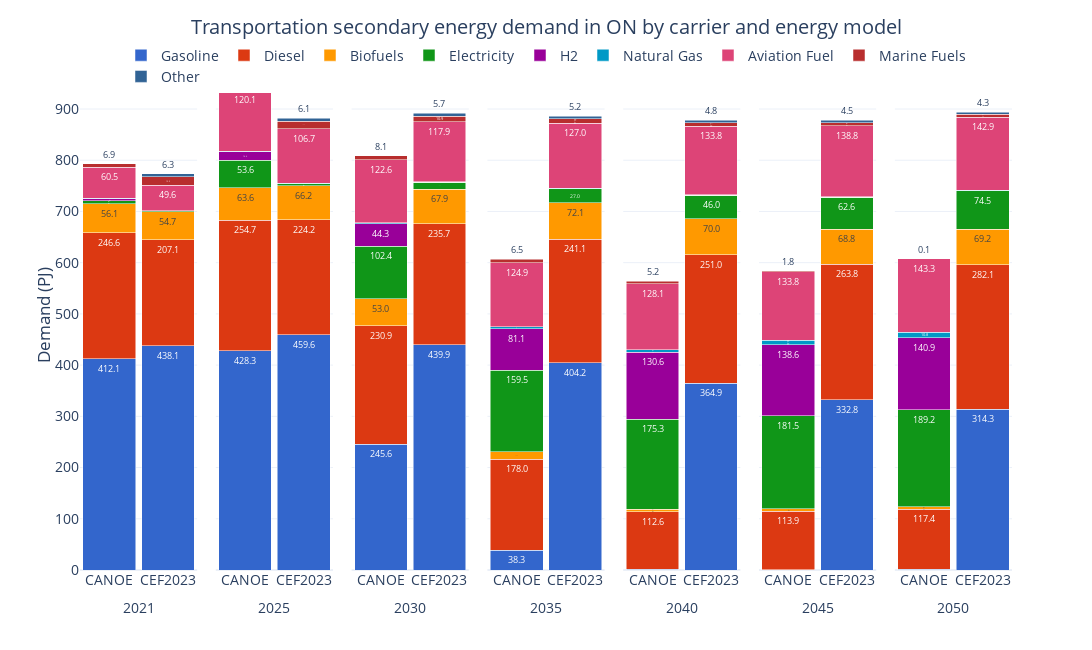

The code cell stored with this chart in its notebook:
### Code cell
bau23_fig = bau23_demand[(bau23_demand['Sector'] == 'Transportation') & (bau23_demand['Carrier'] != 'Total End-Use')].copy()
ref_fig = ref_trnact[(ref_trnact['Mode'] == 'Fuel use') & (ref_trnact['Carrier'] != 'Other')].copy()
carrier_order = ['Gasoline', 'Diesel', 'Biofuels', 'Electricity', 'H2', 'Natural Gas', 'Aviation Fuel', 'Marine Fuels', 'Other']

bau23_fig['Source'] = 'CEF2023'
ref_fig['Source'] = 'CANOE'
fig_df = pd.concat([ref_fig[['Period', 'Demand (PJ)', 'Carrier', 'Source']], bau23_fig[['Period', 'Demand (PJ)', 'Carrier', 'Source']]])

fig_df['Carrier'] = fig_df['Carrier'].apply(carrier_grouping)
fig_df = fig_df.groupby(['Period', 'Carrier', 'Source'], as_index=False).sum('Demand (PJ)')
fig_df['Carrier'] = pd.Categorical(fig_df['Carrier'], categories=carrier_order, ordered=True)
fig_df = fig_df.sort_values(['Carrier', 'Period'])

fig = px.bar(fig_df, 
             x='Source', 
             y='Demand (PJ)', 
             color='Carrier', 
             barmode='stack', 
             facet_col='Period',
             facet_col_spacing=2E-2,
             template='plotly_white',
             color_discrete_sequence=px.colors.qualitative.G10[:7] + px.colors.qualitative.G10[8:],
             text_auto='.1f',
            #  text='Demand (PJ)_sum'
             width=1150, height=650,
             )

fig.update_layout(title=dict(
        text='Transportation secondary energy demand in ON by carrier and energy model',
        x=0.5, 
        y=0.97,
        xanchor='center',
        yanchor='top'
    ),
    xaxis=dict(title='Period'),
    yaxis=dict(title='Demand (PJ)',
               dtick=100),
    yaxis_title_standoff=0,
    legend_title_text='',
    bargap=0.1,
    legend=dict(
        orientation='h',  
        yanchor='top',
        y=1.04,  
        xanchor='center',
        x=0.5),
    font=dict(
        # family="Open Sans",
        size=14)
    )

for annotation in fig.layout.annotations:
    annotation.text = annotation.text.split('=')[1]
    annotation.y = -0.05  
    annotation.yanchor = 'top' 

for axis in fig.layout:
    if axis.startswith('yaxis'):
        fig.layout[axis].dtick = 100

for axis in fig.layout:
    if axis.startswith('xaxis'):
        fig.layout[axis].title.text = ''

fig.for_each_trace(lambda trace: trace.update(textfont=dict(size=9)))

fig.show()
# fig.write_image("trn_demand.svg", scale=1, engine='kaleido')

### Figure 1 — Plotly figure (JSON) as saved in the notebook; plotly's stock layout.template omitted (floating-point values rounded to 4 significant figures)
{"data": [{"alignmentgroup": "True", "hovertemplate": "Carrier=Gasoline<br>Period=2021<br>Source=%{x}<br>Demand (PJ)=%{y}<extra></extra>", "legendgroup": "Gasoline", "marker": {"color": "#3366CC", "pattern": {"shape": ""}}, "name": "Gasoline", "offsetgroup": "Gasoline", "orientation": "v", "showlegend": true, "textfont": {"size": 9}, "textposition": "auto", "texttemplate": "%{y:.1f}", "type": "bar", "x": ["CANOE", "CEF2023"], "xaxis": "x", "y": [412.1, 438.1], "yaxis": "y"}, {"alignmentgroup": "True", "hovertemplate": "Carrier=Gasoline<br>Period=2025<br>Source=%{x}<br>Demand (PJ)=%{y}<extra></extra>", "legendgroup": "Gasoline", "marker": {"color": "#3366CC", "pattern": {"shape": ""}}, "name": "Gasoline", "offsetgroup": "Gasoline", "orientation": "v", "showlegend": false, "textfont": {"size": 9}, "textposition": "auto", "texttemplate": "%{y:.1f}", "type": "bar", "x": ["CANOE", "CEF2023"], "xaxis": "x2", "y": [428.3, 459.6], "yaxis": "y2"}, {"alignmentgroup": "True", "hovertemplate": "Carrier=Gasoline<br>Period=2030<br>Source=%{x}<br>Demand (PJ)=%{y}<extra></extra>", "legendgroup": "Gasoline", "marker": {"color": "#3366CC", "pattern": {"shape": ""}}, "name": "Gasoline", "offsetgroup": "Gasoline", "orientation": "v", "showlegend": false, "textfont": {"size": 9}, "textposition": "auto", "texttemplate": "%{y:.1f}", "type": "bar", "x": ["CANOE", "CEF2023"], "xaxis": "x3", "y": [245.6, 439.9], "yaxis": "y3"}, {"alignmentgroup": "True", "hovertemplate": "Carrier=Gasoline<br>Period=2035<br>Source=%{x}<br>Demand (PJ)=%{y}<extra></extra>", "legendgroup": "Gasoline", "marker": {"color": "#3366CC", "pattern": {"shape": ""}}, "name": "Gasoline", "offsetgroup": "Gasoline", "orientation": "v", "showlegend": false, "textfont": {"size": 9}, "textposition": "auto", "texttemplate": "%{y:.1f}", "type": "bar", "x": ["CANOE", "CEF2023"], "xaxis": "x4", "y": [38.29, 404.2], "yaxis": "y4"}, {"alignmentgroup": "True", "hovertemplate": "Carrier=Gasoline<br>Period=2040<br>Source=%{x}<br>Demand (PJ)=%{y}<extra></extra>", "legendgroup": "Gasoline", "marker": {"color": "#3366CC", "pattern": {"shape": ""}}, "name": "Gasoline", "offsetgroup": "Gasoline", "orientation": "v", "showlegend": false, "textfont": {"size": 9}, "textposition": "auto", "texttemplate": "%{y:.1f}", "type": "bar", "x": ["CANOE", "CEF2023"], "xaxis": "x5", "y": [1.314, 364.9], "yaxis": "y5"}, {"alignmentgroup": "True", "hovertemplate": "Carrier=Gasoline<br>Period=2045<br>Source=%{x}<br>Demand (PJ)=%{y}<extra></extra>", "legendgroup": "Gasoline", "marker": {"color": "#3366CC", "pattern": {"shape": ""}}, "name": "Gasoline", "offsetgroup": "Gasoline", "orientation": "v", "showlegend": false, "textfont": {"size": 9}, "textposition": "auto", "texttemplate": "%{y:.1f}", "type": "bar", "x": ["CANOE", "CEF2023"], "xaxis": "x6", "y": [0.8902, 332.8], "yaxis": "y6"}, {"alignmentgroup": "True", "hovertemplate": "Carrier=Gasoline<br>Period=2050<br>Source=%{x}<br>Demand (PJ)=%{y}<extra></extra>", "legendgroup": "Gasoline", "marker": {"color": "#3366CC", "pattern": {"shape": ""}}, "name": "Gasoline", "offsetgroup": "Gasoline", "orientation": "v", "showlegend": false, "textfont": {"size": 9}, "textposition": "auto", "texttemplate": "%{y:.1f}", "type": "bar", "x": ["CANOE", "CEF2023"], "xaxis": "x7", "y": [1.071, 314.3], "yaxis": "y7"}, {"alignmentgroup": "True", "hovertemplate": "Carrier=Diesel<br>Period=2021<br>Source=%{x}<br>Demand (PJ)=%{y}<extra></extra>", "legendgroup": "Diesel", "marker": {"color": "#DC3912", "pattern": {"shape": ""}}, "name": "Diesel", "offsetgroup": "Diesel", "orientation": "v", "showlegend": true, "textfont": {"size": 9}, "textposition": "auto", "texttemplate": "%{y:.1f}", "type": "bar", "x": ["CANOE", "CEF2023"], "xaxis": "x", "y": [246.6, 207.1], "yaxis": "y"}, {"alignmentgroup": "True", "hovertemplate": "Carrier=Diesel<br>Period=2025<br>Source=%{x}<br>Demand (PJ)=%{y}<extra></extra>", "legendgroup": "Diesel", "marker": {"color": "#DC3912", "pattern": {"shape": ""}}, "name": "Diesel", "offsetgroup": "Diesel", "orientation": "v", "showlegend": false, "textfont": {"size": 9}, "textposition": "auto", "texttemplate": "%{y:.1f}", "type": "bar", "x": ["CANOE", "CEF2023"], "xaxis": "x2", "y": [254.7, 224.2], "yaxis": "y2"}, {"alignmentgroup": "True", "hovertemplate": "Carrier=Diesel<br>Period=2030<br>Source=%{x}<br>Demand (PJ)=%{y}<extra></extra>", "legendgroup": "Diesel", "marker": {"color": "#DC3912", "pattern": {"shape": ""}}, "name": "Diesel", "offsetgroup": "Diesel", "orientation": "v", "showlegend": false, "textfont": {"size": 9}, "textposition": "auto", "texttemplate": "%{y:.1f}", "type": "bar", "x": ["CANOE", "CEF2023"], "xaxis": "x3", "y": [230.9, 235.7], "yaxis": "y3"}, {"alignmentgroup": "True", "hovertemplate": "Carrier=Diesel<br>Period=2035<br>Source=%{x}<br>Demand (PJ)=%{y}<extra></extra>", "legendgroup": "Diesel", "marker": {"color": "#DC3912", "pattern": {"shape": ""}}, "name": "Diesel", "offsetgroup": "Diesel", "orientation": "v", "showlegend": false, "textfont": {"size": 9}, "textposition": "auto", "texttemplate": "%{y:.1f}", "type": "bar", "x": ["CANOE", "CEF2023"], "xaxis": "x4", "y": [178.0, 241.1], "yaxis": "y4"}, {"alignmentgroup": "True", "hovertemplate": "Carrier=Diesel<br>Period=2040<br>Source=%{x}<br>Demand (PJ)=%{y}<extra></extra>", "legendgroup": "Diesel", "marker": {"color": "#DC3912", "pattern": {"shape": ""}}, "name": "Diesel", "offsetgroup": "Diesel", "orientation": "v", "showlegend": false, "textfont": {"size": 9}, "textposition": "auto", "texttemplate": "%{y:.1f}", "type": "bar", "x": ["CANOE", "CEF2023"], "xaxis": "x5", "y": [112.6, 251.0], "yaxis": "y5"}, {"alignmentgroup": "True", "hovertemplate": "Carrier=Diesel<br>Period=2045<br>Source=%{x}<br>Demand (PJ)=%{y}<extra></extra>", "legendgroup": "Diesel", "marker": {"color": "#DC3912", "pattern": {"shape": ""}}, "name": "Diesel", "offsetgroup": "Diesel", "orientation": "v", "showlegend": false, "textfont": {"size": 9}, "textposition": "auto", "texttemplate": "%{y:.1f}", "type": "bar", "x": ["CANOE", "CEF2023"], "xaxis": "x6", "y": [113.9, 263.8], "yaxis": "y6"}, {"alignmentgroup": "True", "hovertemplate": "Carrier=Diesel<br>Period=2050<br>Source=%{x}<br>Demand (PJ)=%{y}<extra></extra>", "legendgroup": "Diesel", "marker": {"color": "#DC3912", "pattern": {"shape": ""}}, "name": "Diesel", "offsetgroup": "Diesel", "orientation": "v", "showlegend": false, "textfont": {"size": 9}, "textposition": "auto", "texttemplate": "%{y:.1f}", "type": "bar", "x": ["CANOE", "CEF2023"], "xaxis": "x7", "y": [117.4, 282.1], "yaxis": "y7"}, {"alignmentgroup": "True", "hovertemplate": "Carrier=Biofuels<br>Period=2021<br>Source=%{x}<br>Demand (PJ)=%{y}<extra></extra>", "legendgroup": "Biofuels", "marker": {"color": "#FF9900", "pattern": {"shape": ""}}, "name": "Biofuels", "offsetgroup": "Biofuels", "orientation": "v", "showlegend": true, "textfont": {"size": 9}, "textposition": "auto", "texttemplate": "%{y:.1f}", "type": "bar", "x": ["CANOE", "CEF2023"], "xaxis": "x", "y": [56.06, 54.67], "yaxis": "y"}, {"alignmentgroup": "True", "hovertemplate": "Carrier=Biofuels<br>Period=2025<br>Source=%{x}<br>Demand (PJ)=%{y}<extra></extra>", "legendgroup": "Biofuels", "marker": {"color": "#FF9900", "pattern": {"shape": ""}}, "name": "Biofuels", "offsetgroup": "Biofuels", "orientation": "v", "showlegend": false, "textfont": {"size": 9}, "textposition": "auto", "texttemplate": "%{y:.1f}", "type": "bar", "x": ["CANOE", "CEF2023"], "xaxis": "x2", "y": [63.55, 66.16], "yaxis": "y2"}, {"alignmentgroup": "True", "hovertemplate": "Carrier=Biofuels<br>Period=2030<br>Source=%{x}<br>Demand (PJ)=%{y}<extra></extra>", "legendgroup": "Biofuels", "marker": {"color": "#FF9900", "pattern": {"shape": ""}}, "name": "Biofuels", "offsetgroup": "Biofuels", "orientation": "v", "showlegend": false, "textfont": {"size": 9}, "textposition": "auto", "texttemplate": "%{y:.1f}", "type": "bar", "x": ["CANOE", "CEF2023"], "xaxis": "x3", "y": [52.96, 67.86], "yaxis": "y3"}, {"alignmentgroup": "True", "hovertemplate": "Carrier=Biofuels<br>Period=2035<br>Source=%{x}<br>Demand (PJ)=%{y}<extra></extra>", "legendgroup": "Biofuels", "marker": {"color": "#FF9900", "pattern": {"shape": ""}}, "name": "Biofuels", "offsetgroup": "Biofuels", "orientation": "v", "showlegend": false, "textfont": {"size": 9}, "textposition": "auto", "texttemplate": "%{y:.1f}", "type": "bar", "x": ["CANOE", "CEF2023"], "xaxis": "x4", "y": [14.17, 72.07], "yaxis": "y4"}, {"alignmentgroup": "True", "hovertemplate": "Carrier=Biofuels<br>Period=2040<br>Source=%{x}<br>Demand (PJ)=%{y}<extra></extra>", "legendgroup": "Biofuels", "marker": {"color": "#FF9900", "pattern": {"shape": ""}}, "name": "Biofuels", "offsetgroup": "Biofuels", "orientation": "v", "showlegend": false, "textfont": {"size": 9}, "textposition": "auto", "texttemplate": "%{y:.1f}", "type": "bar", "x": ["CANOE", "CEF2023"], "xaxis": "x5", "y": [4.922, 70.05], "yaxis": "y5"}, {"alignmentgroup": "True", "hovertemplate": "Carrier=Biofuels<br>Period=2045<br>Source=%{x}<br>Demand (PJ)=%{y}<extra></extra>", "legendgroup": "Biofuels", "marker": {"color": "#FF9900", "pattern": {"shape": ""}}, "name": "Biofuels", "offsetgroup": "Biofuels", "orientation": "v", "showlegend": false, "textfont": {"size": 9}, "textposition": "auto", "texttemplate": "%{y:.1f}", "type": "bar", "x": ["CANOE", "CEF2023"], "xaxis": "x6", "y": [4.904, 68.84], "yaxis": "y6"}, {"alignmentgroup": "True", "hovertemplate": "Carrier=Biofuels<br>Period=2050<br>Source=%{x}<br>Demand (PJ)=%{y}<extra></extra>", "legendgroup": "Biofuels", "marker": {"color": "#FF9900", "pattern": {"shape": ""}}, "name": "Biofuels", "offsetgroup": "Biofuels", "orientation": "v", "showlegend": false, "textfont": {"size": 9}, "textposition": "auto", "texttemplate": "%{y:.1f}", "type": "bar", "x": ["CANOE", "CEF2023"], "xaxis": "x7", "y": [5.081, 69.21], "yaxis": "y7"}, {"alignmentgroup": "True", "hovertemplate": "Carrier=Electricity<br>Period=2021<br>Source=%{x}<br>Demand (PJ)=%{y}<extra></extra>", "legendgroup": "Electricity", "marker": {"color": "#109618", "pattern": {"shape": ""}}, "name": "Electricity", "offsetgroup": "Electricity", "orientation": "v", "showlegend": true, "textfont": {"size": 9}, "textposition": "auto", "texttemplate": "%{y:.1f}", "type": "bar", "x": ["CANOE", "CEF2023"], "xaxis": "x", "y": [5.965, 1.288], "yaxis": "y"}, {"alignmentgroup": "True", "hovertemplate": "Carrier=Electricity<br>Period=2025<br>Source=%{x}<br>Demand (PJ)=%{y}<extra></extra>", "legendgroup": "Electricity", "marker": {"color": "#109618", "pattern": {"shape": ""}}, "name": "Electricity", "offsetgroup": "Electricity", "orientation": "v", "showlegend": false, "textfont": {"size": 9}, "textposition": "auto", "texttemplate": "%{y:.1f}", "type": "bar", "x": ["CANOE", "CEF2023"], "xaxis": "x2", "y": [53.57, 4.446], "yaxis": "y2"}, {"alignmentgroup": "True", "hovertemplate": "Carrier=Electricity<br>Period=2030<br>Source=%{x}<br>Demand (PJ)=%{y}<extra></extra>", "legendgroup": "Electricity", "marker": {"color": "#109618", "pattern": {"shape": ""}}, "name": "Electricity", "offsetgroup": "Electricity", "orientation": "v", "showlegend": false, "textfont": {"size": 9}, "textposition": "auto", "texttemplate": "%{y:.1f}", "type": "bar", "x": ["CANOE", "CEF2023"], "xaxis": "x3", "y": [102.4, 13.3], "yaxis": "y3"}, {"alignmentgroup": "True", "hovertemplate": "Carrier=Electricity<br>Period=2035<br>Source=%{x}<br>Demand (PJ)=%{y}<extra></extra>", "legendgroup": "Electricity", "marker": {"color": "#109618", "pattern": {"shape": ""}}, "name": "Electricity", "offsetgroup": "Electricity", "orientation": "v", "showlegend": false, "textfont": {"size": 9}, "textposition": "auto", "texttemplate": "%{y:.1f}", "type": "bar", "x": ["CANOE", "CEF2023"], "xaxis": "x4", "y": [159.5, 27.01], "yaxis": "y4"}, {"alignmentgroup": "True", "hovertemplate": "Carrier=Electricity<br>Period=2040<br>Source=%{x}<br>Demand (PJ)=%{y}<extra></extra>", "legendgroup": "Electricity", "marker": {"color": "#109618", "pattern": {"shape": ""}}, "name": "Electricity", "offsetgroup": "Electricity", "orientation": "v", "showlegend": false, "textfont": {"size": 9}, "textposition": "auto", "texttemplate": "%{y:.1f}", "type": "bar", "x": ["CANOE", "CEF2023"], "xaxis": "x5", "y": [175.3, 46.04], "yaxis": "y5"}, {"alignmentgroup": "True", "hovertemplate": "Carrier=Electricity<br>Period=2045<br>Source=%{x}<br>Demand (PJ)=%{y}<extra></extra>", "legendgroup": "Electricity", "marker": {"color": "#109618", "pattern": {"shape": ""}}, "name": "Electricity", "offsetgroup": "Electricity", "orientation": "v", "showlegend": false, "textfont": {"size": 9}, "textposition": "auto", "texttemplate": "%{y:.1f}", "type": "bar", "x": ["CANOE", "CEF2023"], "xaxis": "x6", "y": [181.5, 62.58], "yaxis": "y6"}, {"alignmentgroup": "True", "hovertemplate": "Carrier=Electricity<br>Period=2050<br>Source=%{x}<br>Demand (PJ)=%{y}<extra></extra>", "legendgroup": "Electricity", "marker": {"color": "#109618", "pattern": {"shape": ""}}, "name": "Electricity", "offsetgroup": "Electricity", "orientation": "v", "showlegend": false, "textfont": {"size": 9}, "textposition": "auto", "texttemplate": "%{y:.1f}", "type": "bar", "x": ["CANOE", "CEF2023"], "xaxis": "x7", "y": [189.2, 74.53], "yaxis": "y7"}, {"alignmentgroup": "True", "hovertemplate": "Carrier=H2<br>Period=2021<br>Source=%{x}<br>Demand (PJ)=%{y}<extra></extra>", "legendgroup": "H2", "marker": {"color": "#990099", "pattern": {"shape": ""}}, "name": "H2", "offsetgroup": "H2", "orientation": "v", "showlegend": true, "textfont": {"size": 9}, "textposition": "auto", "texttemplate": "%{y:.1f}", "type": "bar", "x": ["CANOE", "CEF2023"], "xaxis": "x", "y": [4.513, 0.0001], "yaxis": "y"}, {"alignmentgroup": "True", "hovertemplate": "Carrier=H2<br>Period=2025<br>Source=%{x}<br>Demand (PJ)=%{y}<extra></extra>", "legendgroup": "H2", "marker": {"color": "#990099", "pattern": {"shape": ""}}, "name": "H2", "offsetgroup": "H2", "orientation": "v", "showlegend": false, "textfont": {"size": 9}, "textposition": "auto", "texttemplate": "%{y:.1f}", "type": "bar", "x": ["CANOE", "CEF2023"], "xaxis": "x2", "y": [16.37, 0.0001], "yaxis": "y2"}, {"alignmentgroup": "True", "hovertemplate": "Carrier=H2<br>Period=2030<br>Source=%{x}<br>Demand (PJ)=%{y}<extra></extra>", "legendgroup": "H2", "marker": {"color": "#990099", "pattern": {"shape": ""}}, "name": "H2", "offsetgroup": "H2", "orientation": "v", "showlegend": false, "textfont": {"size": 9}, "textposition": "auto", "texttemplate": "%{y:.1f}", "type": "bar", "x": ["CANOE", "CEF2023"], "xaxis": "x3", "y": [44.3, 0.0001], "yaxis": "y3"}, {"alignmentgroup": "True", "hovertemplate": "Carrier=H2<br>Period=2035<br>Source=%{x}<br>Demand (PJ)=%{y}<extra></extra>", "legendgroup": "H2", "marker": {"color": "#990099", "pattern": {"shape": ""}}, "name": "H2", "offsetgroup": "H2", "orientation": "v", "showlegend": false, "textfont": {"size": 9}, "textposition": "auto", "texttemplate": "%{y:.1f}", "type": "bar", "x": ["CANOE", "CEF2023"], "xaxis": "x4", "y": [81.06, 0.0001], "yaxis": "y4"}, {"alignmentgroup": "True", "hovertemplate": "Carrier=H2<br>Period=2040<br>Source=%{x}<br>Demand (PJ)=%{y}<extra></extra>", "legendgroup": "H2", "marker": {"color": "#990099", "pattern": {"shape": ""}}, "name": "H2", "offsetgroup": "H2", "orientation": "v", "showlegend": false, "textfont": {"size": 9}, "textposition": "auto", "texttemplate": "%{y:.1f}", "type": "bar", "x": ["CANOE", "CEF2023"], "xaxis": "x5", "y": [130.6, 0.0001], "yaxis": "y5"}, {"alignmentgroup": "True", "hovertemplate": "Carrier=H2<br>Period=2045<br>Source=%{x}<br>Demand (PJ)=%{y}<extra></extra>", "legendgroup": "H2", "marker": {"color": "#990099", "pattern": {"shape": ""}}, "name": "H2", "offsetgroup": "H2", "orientation": "v", "showlegend": false, "textfont": {"size": 9}, "textposition": "auto", "texttemplate": "%{y:.1f}", "type": "bar", "x": ["CANOE", "CEF2023"], "xaxis": "x6", "y": [138.6, 0.0001], "yaxis": "y6"}, {"alignmentgroup": "True", "hovertemplate": "Carrier=H2<br>Period=2050<br>Source=%{x}<br>Demand (PJ)=%{y}<extra></extra>", "legendgroup": "H2", "marker": {"color": "#990099", "pattern": {"shape": ""}}, "name": "H2", "offsetgroup": "H2", "orientation": "v", "showlegend": false, "textfont": {"size": 9}, "textposition": "auto", "texttemplate": "%{y:.1f}", "type": "bar", "x": ["CANOE", "CEF2023"], "xaxis": "x7", "y": [140.9, 0.0001], "yaxis": "y7"}, {"alignmentgroup": "True", "hovertemplate": "Carrier=Natural Gas<br>Period=2021<br>Source=%{x}<br>Demand (PJ)=%{y}<extra></extra>", "legendgroup": "Natural Gas", "marker": {"color": "#0099C6", "pattern": {"shape": ""}}, "name": "Natural Gas", "offsetgroup": "Natural Gas", "orientation": "v", "showlegend": true, "textfont": {"size": 9}, "textposition": "auto", "texttemplate": "%{y:.1f}", "type": "bar", "x": ["CANOE", "CEF2023"], "xaxis": "x", "y": [0.2087, 0.6612], "yaxis": "y"}, {"alignmentgroup": "True", "hovertemplate": "Carrier=Natural Gas<br>Period=2025<br>Source=%{x}<br>Demand (PJ)=%{y}<extra></extra>", "legendgroup": "Natural Gas", "marker": {"color": "#0099C6", "pattern": {"shape": ""}}, "name": "Natural Gas", "offsetgroup": "Natural Gas", "orientation": "v", "showlegend": false, "textfont": {"size": 9}, "textposition": "auto", "texttemplate": "%{y:.1f}", "type": "bar", "x": ["CANOE", "CEF2023"], "xaxis": "x2", "y": [1.192, 0.7773], "yaxis": "y2"}, {"alignmentgroup": "True", "hovertemplate": "Carrier=Natural Gas<br>Period=2030<br>Source=%{x}<br>Demand (PJ)=%{y}<extra></extra>", "legendgroup": "Natural Gas", "marker": {"color": "#0099C6", "pattern": {"shape": ""}}, "name": "Natural Gas", "offsetgroup": "Natural Gas", "orientation": "v", "showlegend": false, "textfont": {"size": 9}, "textposition": "auto", "texttemplate": "%{y:.1f}", "type": "bar", "x": ["CANOE", "CEF2023"], "xaxis": "x3", "y": [2.0, 0.8382], "yaxis": "y3"}, {"alignmentgroup": "True", "hovertemplate": "Carrier=Natural Gas<br>Period=2035<br>Source=%{x}<br>Demand (PJ)=%{y}<extra></extra>", "legendgroup": "Natural Gas", "marker": {"color": "#0099C6", "pattern": {"shape": ""}}, "name": "Natural Gas", "offsetgroup": "Natural Gas", "orientation": "v", "showlegend": false, "textfont": {"size": 9}, "textposition": "auto", "texttemplate": "%{y:.1f}", "type": "bar", "x": ["CANOE", "CEF2023"], "xaxis": "x4", "y": [3.897, 0.8741], "yaxis": "y4"}, {"alignmentgroup": "True", "hovertemplate": "Carrier=Natural Gas<br>Period=2040<br>Source=%{x}<br>Demand (PJ)=%{y}<extra></extra>", "legendgroup": "Natural Gas", "marker": {"color": "#0099C6", "pattern": {"shape": ""}}, "name": "Natural Gas", "offsetgroup": "Natural Gas", "orientation": "v", "showlegend": false, "textfont": {"size": 9}, "textposition": "auto", "texttemplate": "%{y:.1f}", "type": "bar", "x": ["CANOE", "CEF2023"], "xaxis": "x5", "y": [5.651, 0.8821], "yaxis": "y5"}, {"alignmentgroup": "True", "hovertemplate": "Carrier=Natural Gas<br>Period=2045<br>Source=%{x}<br>Demand (PJ)=%{y}<extra></extra>", "legendgroup": "Natural Gas", "marker": {"color": "#0099C6", "pattern": {"shape": ""}}, "name": "Natural Gas", "offsetgroup": "Natural Gas", "orientation": "v", "showlegend": false, "textfont": {"size": 9}, "textposition": "auto", "texttemplate": "%{y:.1f}", "type": "bar", "x": ["CANOE", "CEF2023"], "xaxis": "x6", "y": [8.834, 0.883], "yaxis": "y6"}, {"alignmentgroup": "True", "hovertemplate": "Carrier=Natural Gas<br>Period=2050<br>Source=%{x}<br>Demand (PJ)=%{y}<extra></extra>", "legendgroup": "Natural Gas", "marker": {"color": "#0099C6", "pattern": {"shape": ""}}, "name": "Natural Gas", "offsetgroup": "Natural Gas", "orientation": "v", "showlegend": false, "textfont": {"size": 9}, "textposition": "auto", "texttemplate": "%{y:.1f}", "type": "bar", "x": ["CANOE", "CEF2023"], "xaxis": "x7", "y": [10.77, 0.8844], "yaxis": "y7"}, {"alignmentgroup": "True", "hovertemplate": "Carrier=Aviation Fuel<br>Period=2021<br>Source=%{x}<br>Demand (PJ)=%{y}<extra></extra>", "legendgroup": "Aviation Fuel", "marker": {"color": "#DD4477", "pattern": {"shape": ""}}, "name": "Aviation Fuel", "offsetgroup": "Aviation Fuel", "orientation": "v", "showlegend": true, "textfont": {"size": 9}, "textposition": "auto", "texttemplate": "%{y:.1f}", "type": "bar", "x": ["CANOE", "CEF2023"], "xaxis": "x", "y": [60.46, 49.62], "yaxis": "y"}, {"alignmentgroup": "True", "hovertemplate": "Carrier=Aviation Fuel<br>Period=2025<br>Source=%{x}<br>Demand (PJ)=%{y}<extra></extra>", "legendgroup": "Aviation Fuel", "marker": {"color": "#DD4477", "pattern": {"shape": ""}}, "name": "Aviation Fuel", "offsetgroup": "Aviation Fuel", "orientation": "v", "showlegend": false, "textfont": {"size": 9}, "textposition": "auto", "texttemplate": "%{y:.1f}", "type": "bar", "x": ["CANOE", "CEF2023"], "xaxis": "x2", "y": [120.1, 106.7], "yaxis": "y2"}, {"alignmentgroup": "True", "hovertemplate": "Carrier=Aviation Fuel<br>Period=2030<br>Source=%{x}<br>Demand (PJ)=%{y}<extra></extra>", "legendgroup": "Aviation Fuel", "marker": {"color": "#DD4477", "pattern": {"shape": ""}}, "name": "Aviation Fuel", "offsetgroup": "Aviation Fuel", "orientation": "v", "showlegend": false, "textfont": {"size": 9}, "textposition": "auto", "texttemplate": "%{y:.1f}", "type": "bar", "x": ["CANOE", "CEF2023"], "xaxis": "x3", "y": [122.6, 117.9], "yaxis": "y3"}, {"alignmentgroup": "True", "hovertemplate": "Carrier=Aviation Fuel<br>Period=2035<br>Source=%{x}<br>Demand (PJ)=%{y}<extra></extra>", "legendgroup": "Aviation Fuel", "marker": {"color": "#DD4477", "pattern": {"shape": ""}}, "name": "Aviation Fuel", "offsetgroup": "Aviation Fuel", "orientation": "v", "showlegend": false, "textfont": {"size": 9}, "textposition": "auto", "texttemplate": "%{y:.1f}", "type": "bar", "x": ["CANOE", "CEF2023"], "xaxis": "x4", "y": [124.9, 127.0], "yaxis": "y4"}, {"alignmentgroup": "True", "hovertemplate": "Carrier=Aviation Fuel<br>Period=2040<br>Source=%{x}<br>Demand (PJ)=%{y}<extra></extra>", "legendgroup": "Aviation Fuel", "marker": {"color": "#DD4477", "pattern": {"shape": ""}}, "name": "Aviation Fuel", "offsetgroup": "Aviation Fuel", "orientation": "v", "showlegend": false, "textfont": {"size": 9}, "textposition": "auto", "texttemplate": "%{y:.1f}", "type": "bar", "x": ["CANOE", "CEF2023"], "xaxis": "x5", "y": [128.1, 133.8], "yaxis": "y5"}, {"alignmentgroup": "True", "hovertemplate": "Carrier=Aviation Fuel<br>Period=2045<br>Source=%{x}<br>Demand (PJ)=%{y}<extra></extra>", "legendgroup": "Aviation Fuel", "marker": {"color": "#DD4477", "pattern": {"shape": ""}}, "name": "Aviation Fuel", "offsetgroup": "Aviation Fuel", "orientation": "v", "showlegend": false, "textfont": {"size": 9}, "textposition": "auto", "texttemplate": "%{y:.1f}", "type": "bar", "x": ["CANOE", "CEF2023"], "xaxis": "x6", "y": [133.8, 138.8], "yaxis": "y6"}, {"alignmentgroup": "True", "hovertemplate": "Carrier=Aviation Fuel<br>Period=2050<br>Source=%{x}<br>Demand (PJ)=%{y}<extra></extra>", "legendgroup": "Aviation Fuel", "marker": {"color": "#DD4477", "pattern": {"shape": ""}}, "name": "Aviation Fuel", "offsetgroup": "Aviation Fuel", "orientation": "v", "showlegend": false, "textfont": {"size": 9}, "textposition": "auto", "texttemplate": "%{y:.1f}", "type": "bar", "x": ["CANOE", "CEF2023"], "xaxis": "x7", "y": [143.3, 142.9], "yaxis": "y7"}, {"alignmentgroup": "True", "hovertemplate": "Carrier=Marine Fuels<br>Period=2021<br>Source=%{x}<br>Demand (PJ)=%{y}<extra></extra>", "legendgroup": "Marine Fuels", "marker": {"color": "#B82E2E", "pattern": {"shape": ""}}, "name": "Marine Fuels", "offsetgroup": "Marine Fuels", "orientation": "v", "showlegend": true, "textfont": {"size": 9}, "textposition": "auto", "texttemplate": "%{y:.1f}", "type": "bar", "x": ["CANOE", "CEF2023"], "xaxis": "x", "y": [6.853, 15.95], "yaxis": "y"}, {"alignmentgroup": "True", "hovertemplate": "Carrier=Marine Fuels<br>Period=2025<br>Source=%{x}<br>Demand (PJ)=%{y}<extra></extra>", "legendgroup": "Marine Fuels", "marker": {"color": "#B82E2E", "pattern": {"shape": ""}}, "name": "Marine Fuels", "offsetgroup": "Marine Fuels", "orientation": "v", "showlegend": false, "textfont": {"size": 9}, "textposition": "auto", "texttemplate": "%{y:.1f}", "type": "bar", "x": ["CANOE", "CEF2023"], "xaxis": "x2", "y": [8.109, 14.03], "yaxis": "y2"}, {"alignmentgroup": "True", "hovertemplate": "Carrier=Marine Fuels<br>Period=2030<br>Source=%{x}<br>Demand (PJ)=%{y}<extra></extra>", "legendgroup": "Marine Fuels", "marker": {"color": "#B82E2E", "pattern": {"shape": ""}}, "name": "Marine Fuels", "offsetgroup": "Marine Fuels", "orientation": "v", "showlegend": false, "textfont": {"size": 9}, "textposition": "auto", "texttemplate": "%{y:.1f}", "type": "bar", "x": ["CANOE", "CEF2023"], "xaxis": "x3", "y": [8.109, 10.86], "yaxis": "y3"}, {"alignmentgroup": "True", "hovertemplate": "Carrier=Marine Fuels<br>Period=2035<br>Source=%{x}<br>Demand (PJ)=%{y}<extra></extra>", "legendgroup": "Marine Fuels", "marker": {"color": "#B82E2E", "pattern": {"shape": ""}}, "name": "Marine Fuels", "offsetgroup": "Marine Fuels", "orientation": "v", "showlegend": false, "textfont": {"size": 9}, "textposition": "auto", "texttemplate": "%{y:.1f}", "type": "bar", "x": ["CANOE", "CEF2023"], "xaxis": "x4", "y": [6.516, 8.401], "yaxis": "y4"}, {"alignmentgroup": "True", "hovertemplate": "Carrier=Marine Fuels<br>Period=2040<br>Source=%{x}<br>Demand (PJ)=%{y}<extra></extra>", "legendgroup": "Marine Fuels", "marker": {"color": "#B82E2E", "pattern": {"shape": ""}}, "name": "Marine Fuels", "offsetgroup": "Marine Fuels", "orientation": "v", "showlegend": false, "textfont": {"size": 9}, "textposition": "auto", "texttemplate": "%{y:.1f}", "type": "bar", "x": ["CANOE", "CEF2023"], "xaxis": "x5", "y": [5.15, 6.861], "yaxis": "y5"}, {"alignmentgroup": "True", "hovertemplate": "Carrier=Marine Fuels<br>Period=2045<br>Source=%{x}<br>Demand (PJ)=%{y}<extra></extra>", "legendgroup": "Marine Fuels", "marker": {"color": "#B82E2E", "pattern": {"shape": ""}}, "name": "Marine Fuels", "offsetgroup": "Marine Fuels", "orientation": "v", "showlegend": false, "textfont": {"size": 9}, "textposition": "auto", "texttemplate": "%{y:.1f}", "type": "bar", "x": ["CANOE", "CEF2023"], "xaxis": "x6", "y": [1.822, 6.019], "yaxis": "y6"}, {"alignmentgroup": "True", "hovertemplate": "Carrier=Marine Fuels<br>Period=2050<br>Source=%{x}<br>Demand (PJ)=%{y}<extra></extra>", "legendgroup": "Marine Fuels", "marker": {"color": "#B82E2E", "pattern": {"shape": ""}}, "name": "Marine Fuels", "offsetgroup": "Marine Fuels", "orientation": "v", "showlegend": false, "textfont": {"size": 9}, "textposition": "auto", "texttemplate": "%{y:.1f}", "type": "bar", "x": ["CANOE", "CEF2023"], "xaxis": "x7", "y": [0.06508, 5.71], "yaxis": "y7"}, {"alignmentgroup": "True", "hovertemplate": "Carrier=Other<br>Period=2021<br>Source=%{x}<br>Demand (PJ)=%{y}<extra></extra>", "legendgroup": "Other", "marker": {"color": "#316395", "pattern": {"shape": ""}}, "name": "Other", "offsetgroup": "Other", "orientation": "v", "showlegend": true, "textfont": {"size": 9}, "textposition": "auto", "texttemplate": "%{y:.1f}", "type": "bar", "x": ["CEF2023"], "xaxis": "x", "y": [6.262], "yaxis": "y"}, {"alignmentgroup": "True", "hovertemplate": "Carrier=Other<br>Period=2025<br>Source=%{x}<br>Demand (PJ)=%{y}<extra></extra>", "legendgroup": "Other", "marker": {"color": "#316395", "pattern": {"shape": ""}}, "name": "Other", "offsetgroup": "Other", "orientation": "v", "showlegend": false, "textfont": {"size": 9}, "textposition": "auto", "texttemplate": "%{y:.1f}", "type": "bar", "x": ["CEF2023"], "xaxis": "x2", "y": [6.124], "yaxis": "y2"}, {"alignmentgroup": "True", "hovertemplate": "Carrier=Other<br>Period=2030<br>Source=%{x}<br>Demand (PJ)=%{y}<extra></extra>", "legendgroup": "Other", "marker": {"color": "#316395", "pattern": {"shape": ""}}, "name": "Other", "offsetgroup": "Other", "orientation": "v", "showlegend": false, "textfont": {"size": 9}, "textposition": "auto", "texttemplate": "%{y:.1f}", "type": "bar", "x": ["CEF2023"], "xaxis": "x3", "y": [5.674], "yaxis": "y3"}, {"alignmentgroup": "True", "hovertemplate": "Carrier=Other<br>Period=2035<br>Source=%{x}<br>Demand (PJ)=%{y}<extra></extra>", "legendgroup": "Other", "marker": {"color": "#316395", "pattern": {"shape": ""}}, "name": "Other", "offsetgroup": "Other", "orientation": "v", "showlegend": false, "textfont": {"size": 9}, "textposition": "auto", "texttemplate": "%{y:.1f}", "type": "bar", "x": ["CEF2023"], "xaxis": "x4", "y": [5.25], "yaxis": "y4"}, {"alignmentgroup": "True", "hovertemplate": "Carrier=Other<br>Period=2040<br>Source=%{x}<br>Demand (PJ)=%{y}<extra></extra>", "legendgroup": "Other", "marker": {"color": "#316395", "pattern": {"shape": ""}}, "name": "Other", "offsetgroup": "Other", "orientation": "v", "showlegend": false, "textfont": {"size": 9}, "textposition": "auto", "texttemplate": "%{y:.1f}", "type": "bar", "x": ["CEF2023"], "xaxis": "x5", "y": [4.829], "yaxis": "y5"}, {"alignmentgroup": "True", "hovertemplate": "Carrier=Other<br>Period=2045<br>Source=%{x}<br>Demand (PJ)=%{y}<extra></extra>", "legendgroup": "Other", "marker": {"color": "#316395", "pattern": {"shape": ""}}, "name": "Other", "offsetgroup": "Other", "orientation": "v", "showlegend": false, "textfont": {"size": 9}, "textposition": "auto", "texttemplate": "%{y:.1f}", "type": "bar", "x": ["CEF2023"], "xaxis": "x6", "y": [4.507], "yaxis": "y6"}, {"alignmentgroup": "True", "hovertemplate": "Carrier=Other<br>Period=2050<br>Source=%{x}<br>Demand (PJ)=%{y}<extra></extra>", "legendgroup": "Other", "marker": {"color": "#316395", "pattern": {"shape": ""}}, "name": "Other", "offsetgroup": "Other", "orientation": "v", "showlegend": false, "textfont": {"size": 9}, "textposition": "auto", "texttemplate": "%{y:.1f}", "type": "bar", "x": ["CEF2023"], "xaxis": "x7", "y": [4.318], "yaxis": "y7"}], "layout": {"annotations": [{"font": {}, "showarrow": false, "text": "2021", "x": 0.06286, "xanchor": "center", "xref": "paper", "y": -0.05, "yanchor": "top", "yref": "paper"}, {"font": {}, "showarrow": false, "text": "2025", "x": 0.2086, "xanchor": "center", "xref": "paper", "y": -0.05, "yanchor": "top", "yref": "paper"}, {"font": {}, "showarrow": false, "text": "2030", "x": 0.3543, "xanchor": "center", "xref": "paper", "y": -0.05, "yanchor": "top", "yref": "paper"}, {"font": {}, "showarrow": false, "text": "2035", "x": 0.5, "xanchor": "center", "xref": "paper", "y": -0.05, "yanchor": "top", "yref": "paper"}, {"font": {}, "showarrow": false, "text": "2040", "x": 0.6457, "xanchor": "center", "xref": "paper", "y": -0.05, "yanchor": "top", "yref": "paper"}, {"font": {}, "showarrow": false, "text": "2045", "x": 0.7914, "xanchor": "center", "xref": "paper", "y": -0.05, "yanchor": "top", "yref": "paper"}, {"font": {}, "showarrow": false, "text": "2050", "x": 0.9371, "xanchor": "center", "xref": "paper", "y": -0.05, "yanchor": "top", "yref": "paper"}], "bargap": 0.1, "barmode": "stack", "font": {"size": 14}, "height": 650, "legend": {"orientation": "h", "title": {"text": ""}, "tracegroupgap": 0, "x": 0.5, "xanchor": "center", "y": 1.04, "yanchor": "top"}, "margin": {"t": 60}, "title": {"text": "Transportation secondary energy demand in ON by carrier and energy model", "x": 0.5, "xanchor": "center", "y": 0.97, "yanchor": "top"}, "width": 1150, "xaxis": {"anchor": "y", "domain": [0, 0.1257], "title": {"text": ""}}, "xaxis2": {"anchor": "y2", "domain": [0.1457, 0.2714], "matches": "x", "title": {"text": ""}}, "xaxis3": {"anchor": "y3", "domain": [0.2914, 0.4171], "matches": "x", "title": {"text": ""}}, "xaxis4": {"anchor": "y4", "domain": [0.4371, 0.5629], "matches": "x", "title": {"text": ""}}, "xaxis5": {"anchor": "y5", "domain": [0.5829, 0.7086], "matches": "x", "title": {"text": ""}}, "xaxis6": {"anchor": "y6", "domain": [0.7286, 0.8543], "matches": "x", "title": {"text": ""}}, "xaxis7": {"anchor": "y7", "domain": [0.8743, 1.0], "matches": "x", "title": {"text": ""}}, "yaxis": {"anchor": "x", "domain": [0, 1], "dtick": 100, "title": {"standoff": 0, "text": "Demand (PJ)"}}, "yaxis2": {"anchor": "x2", "domain": [0, 1], "dtick": 100, "matches": "y", "showticklabels": false}, "yaxis3": {"anchor": "x3", "domain": [0, 1], "dtick": 100, "matches": "y", "showticklabels": false}, "yaxis4": {"anchor": "x4", "domain": [0, 1], "dtick": 100, "matches": "y", "showticklabels": false}, "yaxis5": {"anchor": "x5", "domain": [0, 1], "dtick": 100, "matches": "y", "showticklabels": false}, "yaxis6": {"anchor": "x6", "domain": [0, 1], "dtick": 100, "matches": "y", "showticklabels": false}, "yaxis7": {"anchor": "x7", "domain": [0, 1], "dtick": 100, "matches": "y", "showticklabels": false}}}
